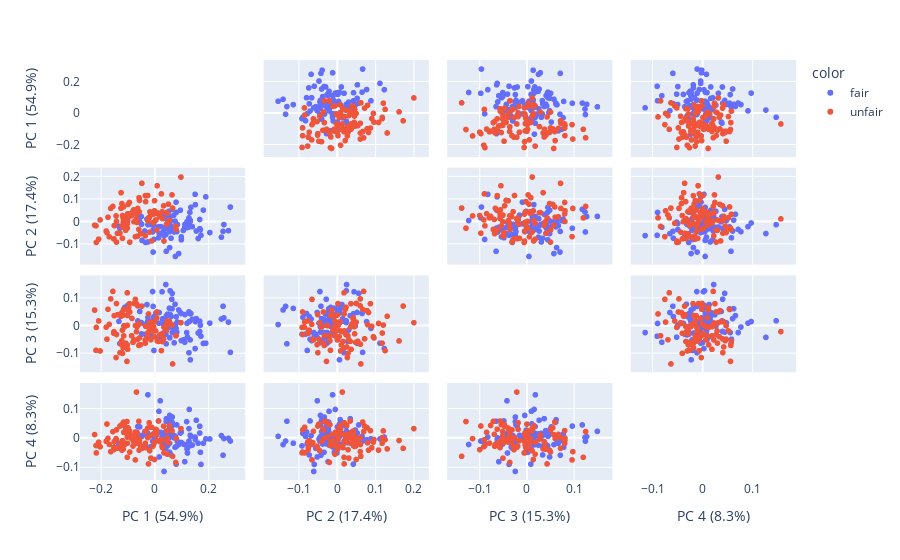

Source (notebook cell):
### Code cell
#use 3 PCA components

import plotly.express as px
from sklearn.decomposition import PCA

df = combined_with_correct_label
features = ['Benefit', 'Consequence','Harm','Emotion','Responsibility']

pca = PCA()
components = pca.fit_transform(df[features])
labels = {
    str(i): f"PC {i+1} ({var:.1f}%)"
    for i, var in enumerate(pca.explained_variance_ratio_ * 100)
}

fig = px.scatter_matrix(
    components,
    labels=labels,
    dimensions=range(4),
    color=df["Evaluation"]
)
fig.update_traces(diagonal_visible=False)
fig.show()
